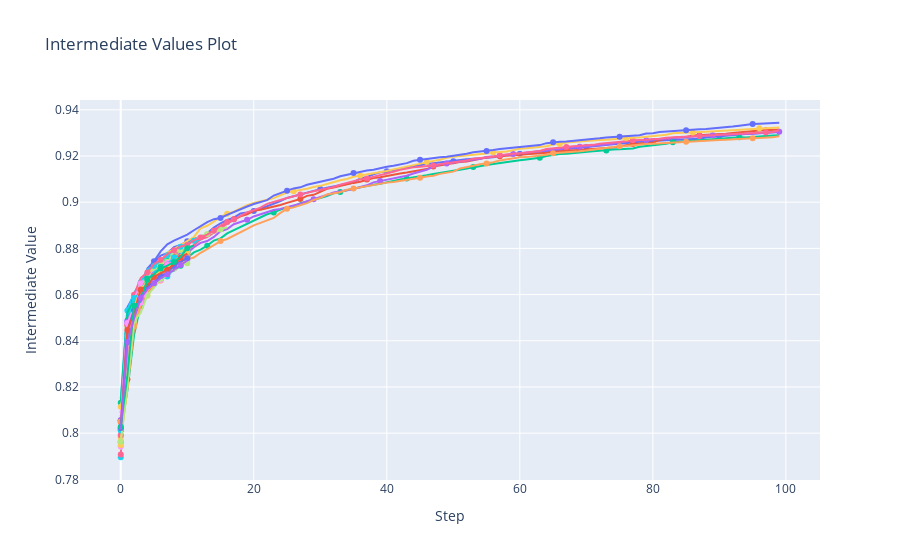

Notebook source saved alongside this figure:
### Code cell
plot_intermediate_values(study)
